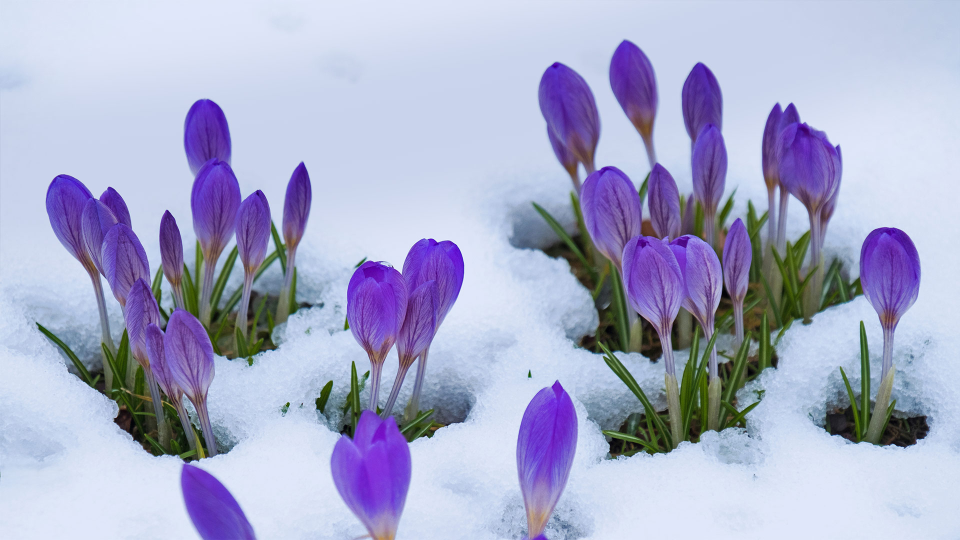
#> input picture flower.jpg, 1920 x 1080 px (shown at 1/2 size)
$ python dynamic_color_quantize.py
#> lines starting #> are read from the running program, lines starting #| are printed output that depends on the picture; after the words box and inside, x2 and y2 are one past the last pixel; in counts of white or black regions, pixels touching at a corner belong together
### color_distance.py
import numpy as np

def rgb_color_distance(colors1, colors2, bgr_to_rgb = False):
    """
    Calculates color distances, handling various input types.
    https://www.compuphase.com/cmetric.htm

    Args:
      colors1: A list or numpy array representing the first set of colors.
      colors2: A list or numpy array representing the second set of colors.

    Returns:
      A numpy array containing the color distances.
    """

    # Convert lists to numpy arrays if necessary
    if isinstance(colors1, list):
      colors1 = np.array(colors1)
    if isinstance(colors2, list):
        colors2 = np.array(colors2)

    # Handle single color inputs
    if colors1.ndim == 1:
        colors1 = colors1.reshape(1, -1)
    if colors2.ndim == 1:
        colors2 = colors2.reshape(1, -1)

    # Invert color if image channels are in BGR format
    if(bgr_to_rgb and isinstance(colors1, np.ndarray) and isinstance(colors2, np.ndarray)):
        colors1 = colors1[..., ::-1]  # Convert from BGR to RGB
        colors2 = colors2[..., ::-1]

    colors1 = colors1.astype(np.float64)
    colors2 = colors2.astype(np.float64)


    r_bar = (colors1[:, 0] + colors2[:, 0]) / 2
    delta_r = colors1[:, 0] - colors2[:, 0]
    delta_g = colors1[:, 1] - colors2[:, 1]
    delta_b = colors1[:, 2] - colors2[:, 2]

    distances = np.sqrt(
        (2 + (r_bar / 256)) * delta_r**2 +
        4 * delta_g**2 +
        (2 + ((255 - r_bar) / 256)) * delta_b**2
    )
    return distances

# [29 lines that do not run on import are left out]

### dynamic_color_quantize.py
import cv2
import numpy as np
from color_distance import rgb_color_distance
from sklearn.cluster import KMeans
from collections import deque


def img_distance_with_white(img, is_bgr=False):
    """
    # function which takes an np array image as input and computes distance
    # between all unique colors with white color

    Args:
        img: Numpy array (assumes RGB image)
        is_bgr: If image is read using OpenCV then convert it to RGB
                or pass this info to future functions

    Returns:
        distance_with_white_arr: A 1D numpy array which contains all the distances
                white color
    """
    if is_bgr:
        img = cv2.cvtColor(img, cv2.COLOR_BGR2RGB)

    white_color = [255, 255, 255]
    unique_colors = np.unique(img.reshape(-1, 3), axis=0)

    # compute distance of each  unique color with white color
    color_distances = rgb_color_distance(unique_colors, white_color)

    return unique_colors, color_distances


def calibrate_array(
    array, min_val=0, max_val=764.83396636, target_min=0, target_max=100
):
    """
    Calibrates a NumPy array to a target range [target_min, target_max]
    based on a provided or default min/max and the original array data.

    Args:
        array: The NumPy array to calibrate.
        min_val: The minimum possible value in the original data range.
        max_val: The maximum possible value in the original data range.
        target_min: The minimum value of the target range.
        target_max: The maximum value of the target range.

    Returns:
        A new NumPy array with values scaled to the target range.
    """

    # Ensure the min and max are not equal and check for invalid arguments
    if min_val == max_val:
        raise ValueError("Min and Max values cannot be equal")
    if target_min >= target_max:
        raise ValueError("target_min must be less than target_max")

    # Linear scaling/normalization with respect to the full range
    calibrated_array = (
        ((array - min_val) / (max_val - min_val)) * (target_max - target_min)
    ) + target_min

    # Clip values within the target range to handle potential numerical inaccuracies
    calibrated_array = np.clip(calibrated_array, target_min, target_max)

    return calibrated_array


def kmeans_cluster_1d_with_max_dist(arr):
    """
    Performs binary clustering using k-means on a 1D NumPy array and
    calculates the maximum distance from cluster centers using absolute differences.

    Args:
        arr: A 1D NumPy array.

    Returns:
      A tuple: (cluster labels, cluster centers,
                max_distances)
                max_distances contains a list with maximum distances from each cluster
    """
    kmeans = KMeans(n_clusters=2, random_state=42, n_init=10)
    labels = kmeans.fit_predict(arr.reshape(-1, 1))
    centers = (
        kmeans.cluster_centers_.flatten()
    )  # flattened since we now use it as scalar

    max_distances = []
    for i in range(2):  # 2 clusters
        cluster_points = arr[labels == i]
        if cluster_points.size > 0:  # Check for empty clusters
            distances = np.abs(cluster_points - centers[i])
            max_dist = np.abs(np.max(cluster_points) - np.min(cluster_points))
            max_distances.append(max_dist)
        else:
            max_distances.append(0)

    return labels, centers, max_distances


def build_unbalanced_tree(arr, mapping_arr, threshold=10, percentile=5, debug_mode = False):
    """Builds an unbalanced binary tree by recursive k-means clustering of a 1D array,
       also handling a corresponding mapping array.

    Args:
      arr: The 1D NumPy array to cluster (shape n x 1).
      mapping_arr: The corresponding mapping array (shape n x 3).
      threshold: The maximum distance threshold for further splitting.

    Returns:
        A nested dictionary representing the tree structure.
    """
    if arr.size == 0:
        return {}

    if np.all(arr == arr[0]):
        return {
            "array": arr.tolist(),
            "mapping_arr": mapping_arr.tolist(),
            "center": None,
            "point_of_focus": None,
            "max_dist": None,
            "children": {},
        }

    root = {
        "array": arr,
        "mapping_arr": mapping_arr,
        "center": None,
        "point_of_focus": None,
        "max_dist": None,
        "children": {},
    }
    queue = deque([root])

    while queue:
        node = queue.popleft()
        current_array = node["array"]
        current_mapping_arr = node["mapping_arr"]

        labels, centers, max_distances = kmeans_cluster_1d_with_max_dist(current_array)

        for i in range(2):
            if max_distances[i] > threshold:
                cluster_points = current_array[labels == i]
                cluster_mapping_arr = current_mapping_arr[labels == i]
                cluster_center = centers[i]
                cluster_max_dist = max_distances[i]

                # Calculate the median distance
                median_distance = np.median(cluster_points)

                # Find the color closest to the median distance
                index_closest_to_median = np.argmin(np.abs(cluster_points - median_distance))
                # point_of_focus = cluster_mapping_arr[index_closest_to_median]

                # Calculate distances from each color to the median
                distances_to_median = np.abs(cluster_points - median_distance)

                # Get the indices of the colors closest to the median (5%)
                num_colors_to_avg = int(len(cluster_points) * (percentile / 100))
                if num_colors_to_avg == 0:
                    num_colors_to_avg = 1 # take a single one to prevent edge case

                closest_indices = np.argsort(distances_to_median)[:num_colors_to_avg]

                # Average the closest colors
                closest_colors = cluster_mapping_arr[closest_indices]
                point_of_focus = np.mean(closest_colors, axis=0).astype(np.uint8)

                # get the color which is closest to the center
                index_closest_to_center = np.argmin(
                    np.abs(cluster_points - cluster_center)
                )
                color_closest_to_center = cluster_mapping_arr[index_closest_to_center]

                child_node = {
                    "array": cluster_points,
                    "mapping_arr": cluster_mapping_arr,
                    "center": cluster_center,
                    "point_of_focus": point_of_focus,
                    "point_from_mapping_closest_to_center": color_closest_to_center,
                    "max_dist": cluster_max_dist,
                    "children": {},
                }
                node["children"][f"child_{i}"] = child_node
                queue.append(child_node)

                if(debug_mode):
                    print("====")
                    print("total cluster points: ", len(cluster_points))
                    print("index_closest_to_median: ", index_closest_to_median)
                    print("Num Colors to Avg: ", num_colors_to_avg)
                    print("closest indices as per median: ", closest_indices)

    return root


def get_leaf_nodes(tree):
    """
    Recursively traverses the tree and returns a list of all leaf nodes.

    Args:
        tree: A nested dictionary representing the tree structure.

    Returns:
        A list of dictionaries, where each dictionary represents a leaf node.
    """
    leaf_nodes = []

    def _traverse(node):
        if not node["children"]:  # if no children, then it is leaf node
            leaf_nodes.append(node)  # add leaf node to the leaf_nodes list
        else:
            for child in node["children"].values():  # iterate through all the children.
                _traverse(child)  # traverse to the child node

    _traverse(tree)  # start the traversal from root of the tree
    return leaf_nodes


# [22 lines left out: function create_color_bars, not called in this run]


def create_color_bars_with_numbers(
    rgb_colors,
    numbers,
    height=20,
    width=200,
    max_rows_per_column=10,
    font=cv2.FONT_HERSHEY_SIMPLEX,
    font_scale=0.5,
    font_thickness=1,
):
    """
    Creates an image with horizontal color bars from a list of RGB colors and displays corresponding numbers,
    arranging into multiple columns if needed.

    Args:
        rgb_colors: A list of RGB color values, each represented as a list [R, G, B].
        numbers: A list of numbers to display corresponding to each color bar.
        height: Height of each color bar in pixels.
        width: Width of each column of the image.
        max_rows_per_column: Maximum number of rows in each column before creating a new column.
        font: OpenCV font to use for displaying numbers.
        font_scale: Font scale factor.
        font_thickness: Thickness of the font.

    Returns:
        A NumPy array representing the image.
    """
    if len(rgb_colors) != len(numbers):
        raise ValueError("The length of rgb_colors and numbers must be the same.")

    num_colors = len(rgb_colors)
    num_columns = (
        num_colors + max_rows_per_column - 1
    ) // max_rows_per_column  # Calculate the number of columns
    img_width = num_columns * width  # Total width of the final image
    img_height = max_rows_per_column * height  # max height

    img = np.zeros((img_height, img_width, 3), dtype=np.uint8)

    for i, (color, num) in enumerate(zip(rgb_colors, numbers)):

        col_index = i // max_rows_per_column
        row_index = i % max_rows_per_column

        x_start = col_index * width
        x_end = (col_index + 1) * width
        y_start = row_index * height
        y_end = (row_index + 1) * height

        img[y_start:y_end, x_start:x_end, 0] = color[2]  # Red channel
        img[y_start:y_end, x_start:x_end, 1] = color[1]  # Green channel
        img[y_start:y_end, x_start:x_end, 2] = color[0]  # Blue channel

        # Format the number
        formatted_num = f"{(num * 100):.1f}"

        text = str(formatted_num) + " % - " + str(color)
        text_size = cv2.getTextSize(text, font, font_scale, font_thickness)[0]
        text_x = x_start + (width - text_size[0]) // 2
        text_y = y_start + (height + text_size[1]) // 2

        # Add background rectangle for the text
        text_bg_padding = 2  # Small padding around text
        text_bg_x1 = text_x - text_bg_padding
        text_bg_y1 = text_y - text_size[1] - text_bg_padding
        text_bg_x2 = text_x + text_size[0] + text_bg_padding
        text_bg_y2 = text_y + text_bg_padding

        cv2.rectangle(
            img, (text_bg_x1, text_bg_y1), (text_bg_x2, text_bg_y2), (255, 255, 255), -1
        )  # White background

        cv2.putText(
            img,
            text,
            (text_x, text_y),
            font,
            font_scale,
            (0, 0, 0),
            font_thickness,
            cv2.LINE_AA,
        )  # Black text

    img = img.astype(np.uint8)
    return img


# [12 lines left out: function compute_cluster_strength, not called in this run]

def get_cluster_corresponding_image_and_strength(img, unique_cluster_colors):
    #Img shape will be nxmx3. First flatten it to shape: (n*m)x3
    # post that, multiply axis 1 with 1000000 and axis 2 with 1000 and add all 3 dims
    #final shape should be: (n*m)

    img_flat = img.copy()
    img_flat = img_flat.astype(np.int32)
    img_flat = img_flat.reshape(-1, 3)
    img_flat_updated = (img_flat.T[0]*1000000 + img_flat.T[1]*1000 + img_flat.T[2]).T

    # Same post processing to be carried for unique colors array
    # shape input: zx3
    # shape output: z
    unique_cluster_colors = unique_cluster_colors.astype(np.int32)
    unique_cluster_colors_updated = (unique_cluster_colors.T[0]*1000000 + unique_cluster_colors.T[1]*1000 + unique_cluster_colors.T[2]).T

    # now, using np.isin, check which all colors present in the img are also present
    # in the list of unique colors of the cluster
    mask = np.isin(img_flat_updated, unique_cluster_colors_updated)
    cluster_strength = np.sum(mask)/len(mask)

    mask = mask.reshape(img.shape[:2])
    mask = mask*1 # binary mask

    # get all the pixels where mask value == 1
    indices_for_cluster = np.where(mask == 1)

    cluster_img = np.zeros(img.shape)
    cluster_img[indices_for_cluster] = img[indices_for_cluster]

    cluster_img = cluster_img.astype(np.uint8)
    cluster_img = cv2.cvtColor(cluster_img, cv2.COLOR_RGB2BGR)

    return cluster_img, cluster_strength


def dynamic_color_quantize(img, is_bgr=False, threshold=5, percentile=5):
    """
    threshold: The min distance between 2 colors is 0 (distance with itself) and max distance is 100
        as the distances are calibrated between 0 and 100. . The threshold decides, within individual cluster,
        what will be the maximum distance between 2 extreme points.
    """
    # compute colors distance with white
    unique_colors, color_distances = img_distance_with_white(img, is_bgr=is_bgr)
    # print(np.max(color_distances), np.min(color_distances))

    # calibrate the distances to be between 0 and 100
    color_distances = calibrate_array(
        color_distances, min_val=0, max_val=764.83396636, target_min=0, target_max=100
    )
    # print(np.max(color_distances), np.min(color_distances))

    # build the tree with clustering
    tree = build_unbalanced_tree(color_distances, unique_colors, threshold=threshold, percentile=percentile)
    leaf_nodes = get_leaf_nodes(tree)

    # get the quantized colors
    median_clr_in_cluster_li = []
    center_closest_color_in_cluster_li = []

    cluster_strength_li = []
    cluster_images_li = []
    for leaf in leaf_nodes:

        median_clr_in_cluster_li.append(leaf["point_of_focus"])
        center_closest_color_in_cluster_li.append(
            leaf["point_from_mapping_closest_to_center"]
        )

        # get cluster strength
        cluster_img, cluster_strn = get_cluster_corresponding_image_and_strength(img, leaf["mapping_arr"])
        cluster_images_li.append(cluster_img)
        cluster_strength_li.append(cluster_strn)


    return (
        median_clr_in_cluster_li,
        center_closest_color_in_cluster_li,
        cluster_images_li,
        cluster_strength_li,
        leaf_nodes,
    )


if __name__ == "__main__":
    img_path = "./flower.jpg"  # flower or car
    img = cv2.imread(img_path)
#> img is the input picture: shape (1080, 1920, 3); mean B, G, R 203.7, 172.5, 169.4
    img = cv2.cvtColor(img, cv2.COLOR_BGR2RGB)
    in_cluster_threshold = 5
    mdian_color_percentile_repr = 0

    (
        median_clr_in_cluster,
        center_closest_color_in_cluster,
        cluster_images_li,
        cluster_strength_li,
        color_clusters,
    ) = dynamic_color_quantize(img, threshold=in_cluster_threshold, percentile=mdian_color_percentile_repr)
#> the loop in build_unbalanced_tree, `while queue:` made 25 passes
#> (centers, max_distances) on passes 1 to 8: ([68.64, 43.06], [43.98, 54.04]), ([78.21, 63.21], [29.12, 14.86]), ([28.7, 48.45], [36.77, 17.27]), ([74.9, 85.75], [9.62, 19.5]), ([59.57, 66.85], [7.36, 7.5]), ([17.66, 33.53], [23.79, 12.97]), ([52.04, 43.59], [8.03, 9.24]), ([72.83, 77.55], [4.48, 5.14])
#> in dynamic_color_quantize, `tree = build_unbalanced_tree(color_distances, unique_colors, threshold..`: tree = 6 items
#> the loop in _traverse, `for child in node["children"].values():` made 2 passes
#> in dynamic_color_quantize, `leaf_nodes = get_leaf_nodes(tree)`: leaf_nodes = 11 items
#> the loop in dynamic_color_quantize, `for leaf in leaf_nodes: ` made 11 passes
#> (cluster_strength in get_cluster_corresponding_image_and_strength, indices_for_cluster in get_cluster_corresponding_image_and_strength, cluster_strn) on passes 1 to 6: (0.0217, 44984 positions, rows 128 to 924, columns 73 to 1857, 0.0217), (0.00342, 7086 positions, rows 474 to 920, columns 183 to 1852, 0.00342), (0.0202, 41797 positions, rows 130 to 921, columns 72 to 1856, 0.0202), (0.0766, 158814 positions, rows 81 to 1079, columns 74 to 1858, 0.0766), (0.0713, 147837 positions, rows 81 to 1079, columns 72 to 1859, 0.0713), (0.123, 255876 positions, rows 0 to 1079, columns 0 to 1919, 0.123)
#> pass 1, in get_cluster_corresponding_image_and_strength, `mask = mask.reshape(img.shape[:2])`:
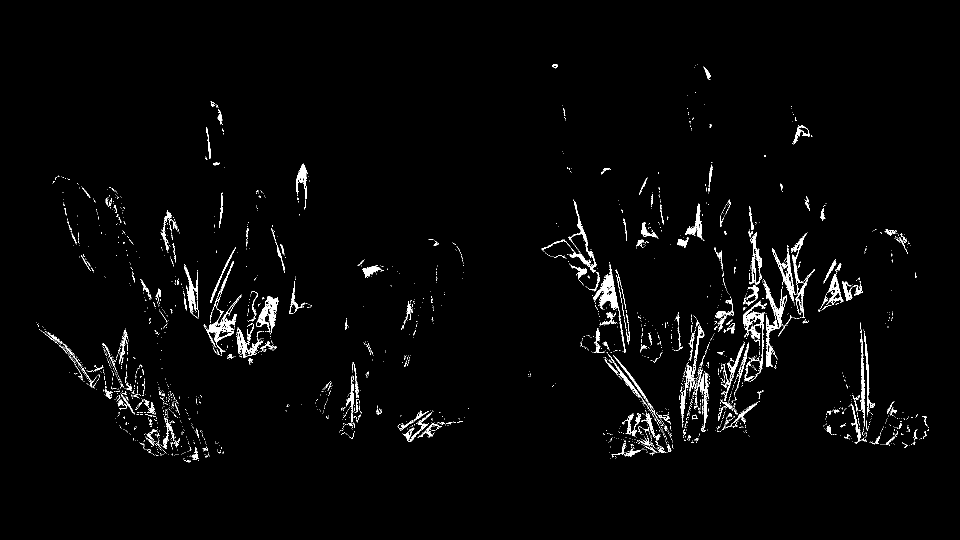
#> mask: shape (1080, 1920) bool (shown at 1/2 size); 2.2% white; 2447 white regions (2212 under 20 px), largest, box (x1, y1, x2, y2) and area: (1187, 529, 1251, 705) 1729, (1527, 558, 1574, 734) 1560, (407, 589, 483, 708) 1426
#> pass 1, in get_cluster_corresponding_image_and_strength, `cluster_img = cluster_img.astype(np.uint8)`:
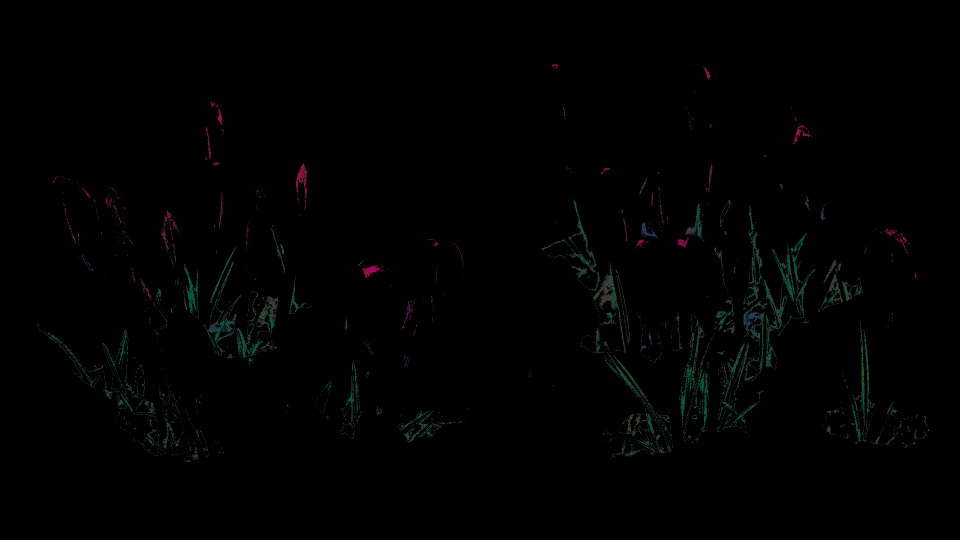
#> cluster_img: shape (1080, 1920, 3) (shown at 1/2 size); mean of channels 0, 1, 2 1.3, 1.4, 1; drawn as B, G, R
#> after the loop in dynamic_color_quantize, `for leaf in leaf_nodes:`: center_closest_color_in_cluster_li = [[65, 13, 157], [10, 20, 9], [48, 56, 17], [100, 70, 204], [90, 61, 127], [188, 200, 226], [228, 255, 255], [169, 176, 204], [153, 160, 186], [106, 138, 117], [141, 126, 193]]; cluster_images_li = 11 items; cluster_strength_li = [0.0217, 0.00342, 0.0202, 0.0766, 0.0713, 0.123, 0.000152, 0.0278, 0.0175, 0.0545, 0.0377]; median_clr_in_cluster_li = [[63, 21, 133], [12, 19, 12], [35, 58, 29], [108, 66, 202], [112, 73, 76], [192, 199, 218], [230, 246, 245], [173, 175, 196], [153, 157, 192], [110, 109, 169], [146, 124, 186]]
#> median_clr_in_cluster has the same summary as median_clr_in_cluster_li in dynamic_color_quantize; center_closest_color_in_cluster has the same summary as center_closest_color_in_cluster_li in dynamic_color_quantize; cluster_images_li = 11 items; color_clusters = 11 items
#> (the rest of the program and of its run is left out)
